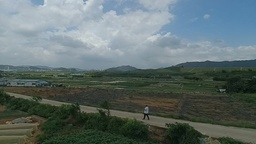
#> input picture images/ori_img3.jpg, 256 x 144 px, shrunk from 1280 x 720 before the run, found by its file name
$ jupyter execute --allow-errors image_segmentation_1.ipynb   (shell and % lines are left out)
#> lines starting #> are read from the running program, lines starting #| are printed output that depends on the picture
[cell 1]
import numpy as np
import cv2 as cv
from matplotlib import pyplot as plt
from sklearn.metrics import confusion_matrix, precision_score, recall_score, f1_score

# Load and read original image
original_img = cv.imread('ori_img3.jpg', cv.IMREAD_GRAYSCALE)
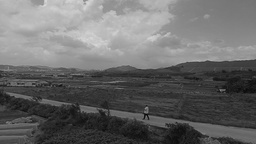
#> original_img: shape (144, 256); min 3, max 217, mean 105.3

# Load ground truth mask (replace 'ground_truth_mask.jpg' with your actual ground truth mask image)
ground_truth_mask = cv.imread('ground_truth_mask3.png', cv.IMREAD_GRAYSCALE)

# Computational Efficiency
#> (the rest of this cell did not finish here and is left out)

[cell 2]
# Install scikit-image library

# Import necessary libraries
import numpy as np
import matplotlib.pyplot as plt
from skimage import io, color, segmentation
import cv2 as cv
from sklearn.metrics import confusion_matrix, precision_score, recall_score, f1_score
import time

# Load an image
image = io.imread('ori_img3.jpg')

# Load ground truth mask (replace 'ground_truth_mask.jpg' with your actual ground truth mask image)
ground_truth_mask = cv.imread('ground_truth_mask3.png', cv.IMREAD_GRAYSCALE)

# Computational Efficiency
start_time = time.time()

# Convert the image to grayscale
image_gray = color.rgb2gray(image)

# Apply Felzenszwalb's algorithm for segmentation
segments_fz = segmentation.felzenszwalb(image, scale=100, sigma=0.5, min_size=50)
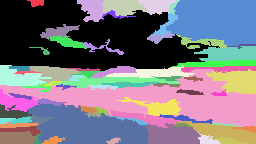
#> segments_fz: shape (144, 256) int64; 69 distinct labels, from 0 to 68; one colour per label, 0 black

# Post-process the segmentation result
segments_merge = segments_fz

end_time = time.time()
elapsed_time = end_time - start_time

# Display the original image and the segmented image
fig, ax = plt.subplots(1, 3, figsize=(12, 6), sharex=True, sharey=True)

ax[0].imshow(image)
ax[0].set_title('Original Image')

ax[1].imshow(segmentation.mark_boundaries(image, segments_merge))
ax[1].set_title('Region Based Segmented Image')

#> (the rest of this cell did not finish here and is left out)

[cell 3]
# Install necessary libraries

# Import necessary libraries
import numpy as np
import matplotlib.pyplot as plt
from skimage import io, color
from sklearn.cluster import KMeans
import cv2 as cv
from sklearn.metrics import confusion_matrix, precision_score, recall_score, f1_score
import time

# Load an image
image = io.imread('ori_img3.jpg')

# Load ground truth mask (replace 'ground_truth_mask.jpg' with your actual ground truth mask image)
ground_truth_mask = cv.imread('ground_truth_mask3.png', cv.IMREAD_GRAYSCALE)

# Computational Efficiency
start_time = time.time()

# Flatten the image into a 2D array (rows x columns, features)
pixels = np.reshape(image, (image.shape[0] * image.shape[1], image.shape[2]))

# Convert the image to grayscale
image_gray = color.rgb2gray(image)

# Flatten the grayscale image
pixels_gray = np.reshape(image_gray, (image_gray.shape[0] * image_gray.shape[1], 1))

# Number of clusters (adjust as needed)
n_clusters = 10

# Apply k-means clustering to the color information
kmeans_color = KMeans(n_clusters=n_clusters, random_state=42)
kmeans_color.fit(pixels)

# Apply k-means clustering to the grayscale information
kmeans_gray = KMeans(n_clusters=n_clusters, random_state=42)
kmeans_gray.fit(pixels_gray)

# Assign labels to each pixel
labels_color = kmeans_color.labels_
labels_gray = kmeans_gray.labels_

# Reshape the labels to the original image shape
segmented_color = np.reshape(labels_color, (image.shape[0], image.shape[1]))
segmented_gray = np.reshape(labels_gray, (image_gray.shape[0], image_gray.shape[1]))

end_time = time.time()
elapsed_time = end_time - start_time

# Display the original image and the segmented image
fig, ax = plt.subplots(1, 4, figsize=(18, 6), sharex=True, sharey=True)

ax[0].imshow(image)
ax[0].set_title('Original Image')

ax[1].imshow(segmented_color, cmap='viridis')
ax[1].set_title('Clustering Segmented Image (Color)')

ax[2].imshow(segmented_gray, cmap='viridis')
ax[2].set_title('Clustering Segmented Image (Grayscale)')

#> (the rest of this cell did not finish here and is left out)

[cell 4]
from sklearn.metrics import silhouette_score
import time

# Assuming 'pixels' contains flattened pixel values
# 'labels_color' and 'labels_gray' contain the cluster labels from k-means clustering

# Silhouette Score
silhouette_color = silhouette_score(pixels, labels_color)
#> silhouette_color = 0.436
silhouette_gray = silhouette_score(pixels_gray, labels_gray)

print(f"Silhouette Score (Color): {silhouette_color:.2f}")
print(f"Silhouette Score (Grayscale): {silhouette_gray:.2f}")

# Computational Efficiency
start_time = time.time()

# Your k-means clustering code here

end_time = time.time()
elapsed_time = end_time - start_time

print(f"Computational Efficiency (Time): {elapsed_time:.2f} seconds")
